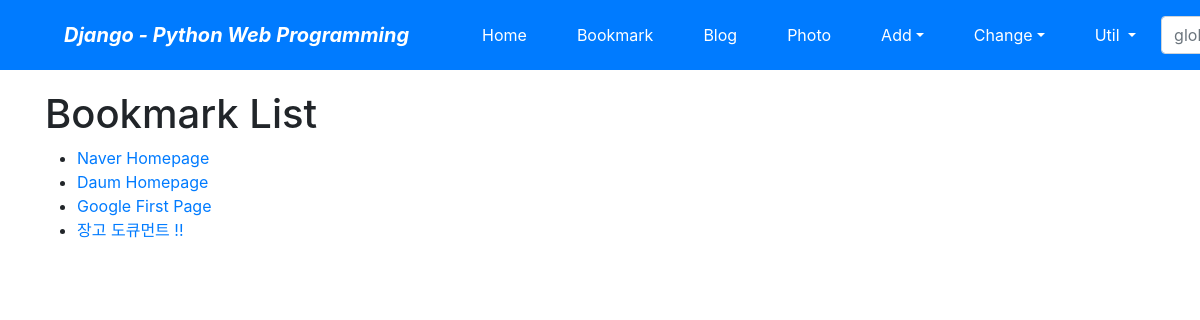
Before: /bookmark/ with the older database file.
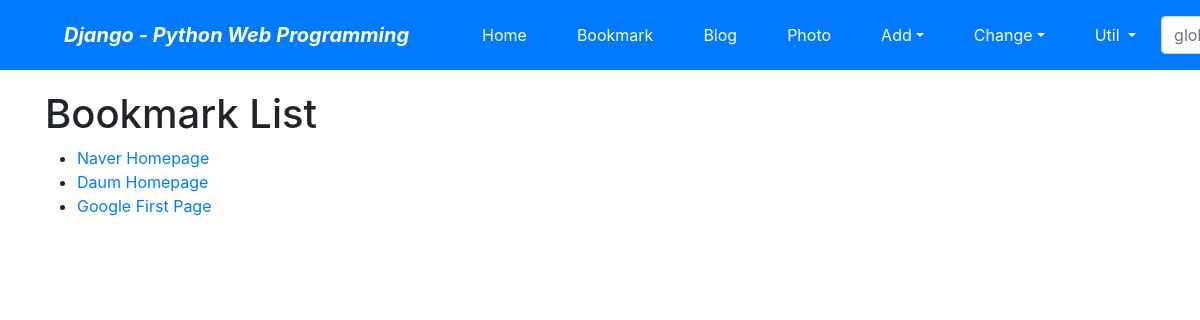
After: the same page with the newer database file.
### bookmarkapp/models.py (models this page shows)
class Bookmark(models.Model):
    title = models.CharField('TITLE', max_length=100, blank=True)
    url = models.URLField('URL', unique=True)
    owner = models.ForeignKey(User, on_delete=models.CASCADE, blank=True, null=True, )
    def __str__(self):
        return self.title

### bookmarkapp/views.py (the view)
# urls.py: path('', views.BookmarkLV.as_view(), name='index'),
class BookmarkLV(ListView):
    model = Bookmark

### bookmarkapp/templates/bookmarkapp/bookmark_list.html (shortened to what this page needs)
{% extends "base.html" %}
{% block content %}
<div id="content">
    <h1>Bookmark List</h1>
    <ul>
        {% for bookmark in object_list %}
            <li><a href="{% url 'bookmark:detail' bookmark.id %}">{{ bookmark }}</a></li>
        {% endfor %}
    </ul>
</div>
{% endblock %}

Changed rows visible on the page:
removed Bookmark: title "장고 도큐먼트 !!"
